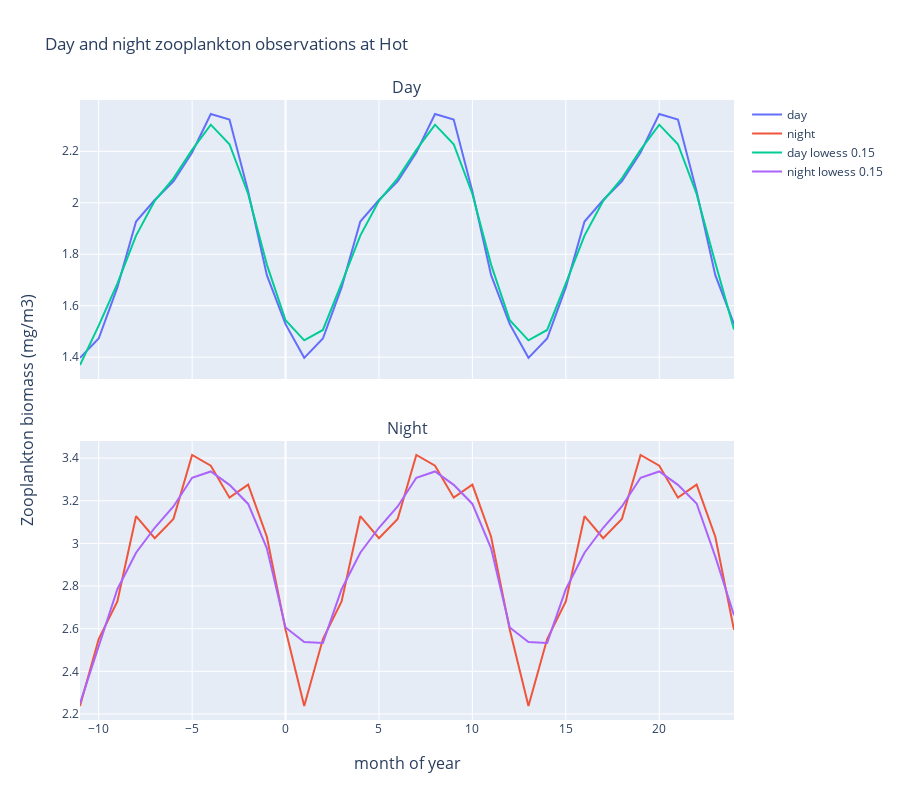

The notebook cell this image was saved under:
### Markdown cell above
## Smooth

### Code cell
fig = make_subplots(
    rows=2,
    cols=1,
    shared_xaxes=True,
    subplot_titles=("Day", "Night"),
    vertical_spacing=0.1,
    x_title="month of year",
    y_title="Zooplankton biomass (mg/m3)",
)
fig.add_trace(
    go.Scatter(x=gathered_data.month.data.flatten(), y=gathered_data.day.data.flatten(), mode="lines", name="day"),
    row=1,
    col=1,
)
fig.add_trace(
    go.Scatter(x=gathered_data.month.data.flatten(), y=gathered_data.night.data.flatten(), mode="lines", name="night"),
    row=2,
    col=1,
)
for frac in [0.15]:
    lowess_day = lowess(gathered_data.day.data.flatten(), gathered_data.month.data.flatten(), frac=frac)
    fig.add_trace(
        go.Scatter(x=lowess_day[:, 0], y=lowess_day[:, 1], mode="lines", name=f"day lowess {frac}"),
        row=1,
        col=1,
    )

    lowess_night = lowess(gathered_data.night.data.flatten(), gathered_data.month.data.flatten(), frac=frac)
    fig.add_trace(
        go.Scatter(x=lowess_night[:, 0], y=lowess_night[:, 1], mode="lines", name=f"night lowess {frac}"),
        row=2,
        col=1,
    )
    gathered_data[f"day_lowess_{frac}"] = xr.DataArray(
        lowess_day[:, 1],
        dims=["month"],
        coords={"month": lowess_day[:, 0]},
        attrs={"frac": frac, "units": "mg/m3"},
    )
    gathered_data[f"night_lowess_{frac}"] = xr.DataArray(
        lowess_night[:, 1],
        dims=["month"],
        coords={"month": lowess_night[:, 0]},
        attrs={"frac": frac, "units": "mg/m3"},
    )

fig.update_layout(
    title=f"Day and night zooplankton observations at {station}",
    height=800,
)

fig.show()

### Figure 1 — Plotly figure (JSON) as saved in the notebook; plotly's stock layout.template omitted (floating-point values rounded to 4 significant figures)
{"data": [{"mode": "lines", "name": "day", "type": "scatter", "x": [-11, -10, -9, -8, -7, -6, -5, -4, -3, -2, -1, 0, 1, 2, 3, 4, 5, 6, 7, 8, 9, 10, 11, 12, 13, 14, 15, 16, 17, 18, 19, 20, 21, 22, 23, 24], "xaxis": "x", "y": [1.397, 1.473, 1.671, 1.927, 2.011, 2.083, 2.195, 2.345, 2.323, 2.044, 1.719, 1.528, 1.397, 1.473, 1.671, 1.927, 2.011, 2.083, 2.195, 2.345, 2.323, 2.044, 1.719, 1.528, 1.397, 1.473, 1.671, 1.927, 2.011, 2.083, 2.195, 2.345, 2.323, 2.044, 1.719, 1.528], "yaxis": "y"}, {"mode": "lines", "name": "night", "type": "scatter", "x": [-11, -10, -9, -8, -7, -6, -5, -4, -3, -2, -1, 0, 1, 2, 3, 4, 5, 6, 7, 8, 9, 10, 11, 12, 13, 14, 15, 16, 17, 18, 19, 20, 21, 22, 23, 24], "xaxis": "x2", "y": [2.237, 2.552, 2.728, 3.127, 3.024, 3.115, 3.415, 3.364, 3.214, 3.276, 3.031, 2.595, 2.237, 2.552, 2.728, 3.127, 3.024, 3.115, 3.415, 3.364, 3.214, 3.276, 3.031, 2.595, 2.237, 2.552, 2.728, 3.127, 3.024, 3.115, 3.415, 3.364, 3.214, 3.276, 3.031, 2.595], "yaxis": "y2"}, {"mode": "lines", "name": "day lowess 0.15", "type": "scatter", "x": [-11, -10, -9, -8, -7, -6, -5, -4, -3, -2, -1, 0, 1, 2, 3, 4, 5, 6, 7, 8, 9, 10, 11, 12, 13, 14, 15, 16, 17, 18, 19, 20, 21, 22, 23, 24], "xaxis": "x", "y": [1.369, 1.523, 1.686, 1.872, 2.008, 2.095, 2.206, 2.303, 2.227, 2.034, 1.76, 1.543, 1.465, 1.506, 1.686, 1.872, 2.008, 2.095, 2.206, 2.303, 2.227, 2.034, 1.76, 1.543, 1.465, 1.506, 1.686, 1.872, 2.008, 2.095, 2.206, 2.303, 2.227, 2.034, 1.766, 1.508], "yaxis": "y"}, {"mode": "lines", "name": "night lowess 0.15", "type": "scatter", "x": [-11, -10, -9, -8, -7, -6, -5, -4, -3, -2, -1, 0, 1, 2, 3, 4, 5, 6, 7, 8, 9, 10, 11, 12, 13, 14, 15, 16, 17, 18, 19, 20, 21, 22, 23, 24], "xaxis": "x2", "y": [2.25, 2.514, 2.785, 2.957, 3.073, 3.173, 3.308, 3.337, 3.274, 3.185, 2.977, 2.605, 2.538, 2.533, 2.785, 2.957, 3.073, 3.173, 3.308, 3.337, 3.274, 3.185, 2.977, 2.605, 2.538, 2.533, 2.785, 2.957, 3.073, 3.173, 3.308, 3.337, 3.275, 3.187, 2.938, 2.663], "yaxis": "y2"}], "layout": {"annotations": [{"font": {"size": 16}, "showarrow": false, "text": "Day", "x": 0.5, "xanchor": "center", "xref": "paper", "y": 1, "yanchor": "bottom", "yref": "paper"}, {"font": {"size": 16}, "showarrow": false, "text": "Night", "x": 0.5, "xanchor": "center", "xref": "paper", "y": 0.45, "yanchor": "bottom", "yref": "paper"}, {"font": {"size": 16}, "showarrow": false, "text": "month of year", "x": 0.5, "xanchor": "center", "xref": "paper", "y": 0, "yanchor": "top", "yref": "paper", "yshift": -30}, {"font": {"size": 16}, "showarrow": false, "text": "Zooplankton biomass (mg/m3)", "textangle": -90, "x": 0, "xanchor": "right", "xref": "paper", "xshift": -40, "y": 0.5, "yanchor": "middle", "yref": "paper"}], "height": 800, "title": {"text": "Day and night zooplankton observations at Hot"}, "xaxis": {"anchor": "y", "domain": [0, 1], "matches": "x2", "showticklabels": false}, "xaxis2": {"anchor": "y2", "domain": [0, 1]}, "yaxis": {"anchor": "x", "domain": [0.55, 1]}, "yaxis2": {"anchor": "x2", "domain": [0, 0.45]}}}
